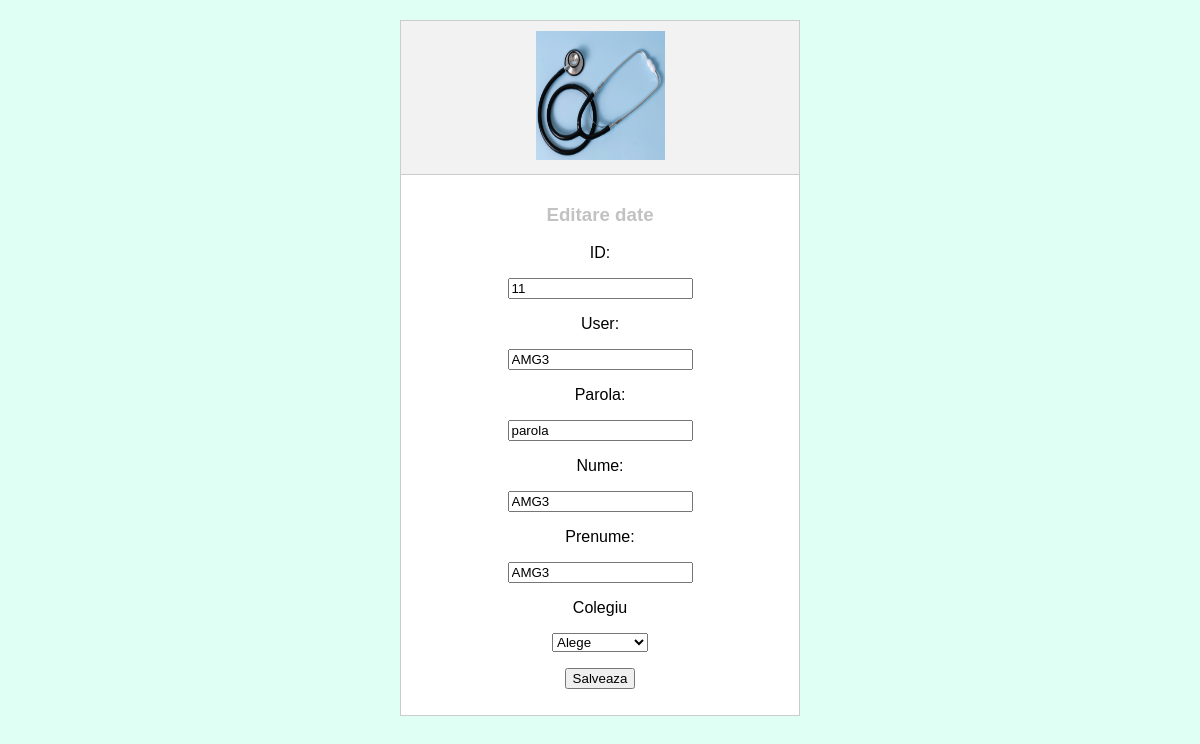
Screenshot of /admin/user/11/edit with the database file from the repository.
### tables this page shows
CREATE TABLE medici (
id INTEGER PRIMARY KEY AUTOINCREMENT,
user VARCHAR(127) NOT NULL,
parola VARCHAR(10) NOT NULL,
nume VARCHAR(127) NOT NULL,
prenume VARCHAR(127) NOT NULL,
colegiu VARCHAR(127) NOT NULL);

### vechi/mediciNEFOLOSIT.py (the view)
@app.route('/admin/user/<int:id>/edit')
def edit_user(id):
    connection = sqlite3.connect('BD/medici.db')
    cursor = connection.cursor()
    sql_script = f"SELECT * FROM medici WHERE id = {id}"
    cursor.execute(sql_script)
    connection.commit()
    rows = cursor.fetchall()
    connection.close()
    out = 0
    for row in rows:
        print(row)
        out = row
        id, user, parola, nume, prenume, colegiu = row
    return render_template('user/edit.html', user=out)

### templates/user/edit.html (shortened to what this page needs)
<!doctype html>
<head>
</head>
<body bgcolor="dffef4">
<table align="center" width="400" bgcolor="ffffff">
     <tr>
        <th><img src="/static/m-stet.jpg" width="129" height="129" alt="poza_med" longdesc="http://poza_med" /></th>
    </tr>
    <tr>
    <td width="200" align="center">
        <h3 color="c2c2c2">Editare date</h3>
    <form action="/update_user" method="POST">
        <p>ID: </p><p><input type=text name=id value="{{user[0]}}"></p>
        <p>User: </p><p><input type=text name=user value="{{user[1]}}"></p>
        <p>Parola:</p> <p><input type=text name=parola  value="{{user[2]}}"></p>
        <p>Nume: </p><p><input type=text name=nume  value="{{user[3]}}"></p>
    <p>Prenume: </p><p><input type=text name=prenume  value="{{user[4]}}"></p>
        <p><label for="colegiu">Colegiu</label></p>
        <p><select name="colegiu"  value="{{user[5]}}" id="colegiu">
            <option value="-">Alege</option>
        </select></p>
    <p><input type=submit value=Salveaza></p>
           </form>
    </td>
    </tr>
</table>
</body>

### templates/user/edit.html (style rules this page uses)
body { font-family: Arial, sans-serif; background-color: #dffef4; }
table { width: 400px; margin: 20px auto; border-collapse: collapse; background-color: #ffffff; }
th, td { border: 1px solid #ccc; padding: 10px; text-align: center; }
th { background-color: #f2f2f2; }
h3 { color: #c2c2c2; }

### rows the page displays
medici: id "11", user "AMG3", parola "parola", nume "AMG3", prenume "AMG3", colegiu "Alege"
